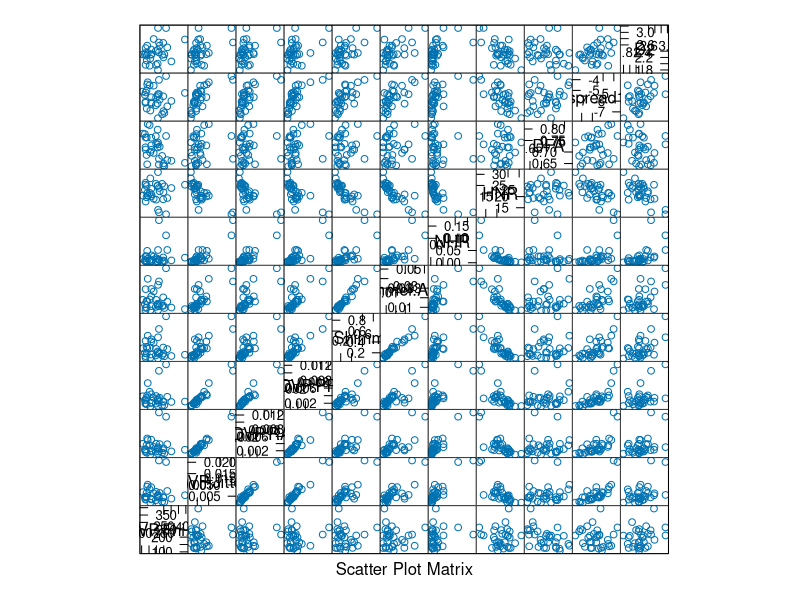
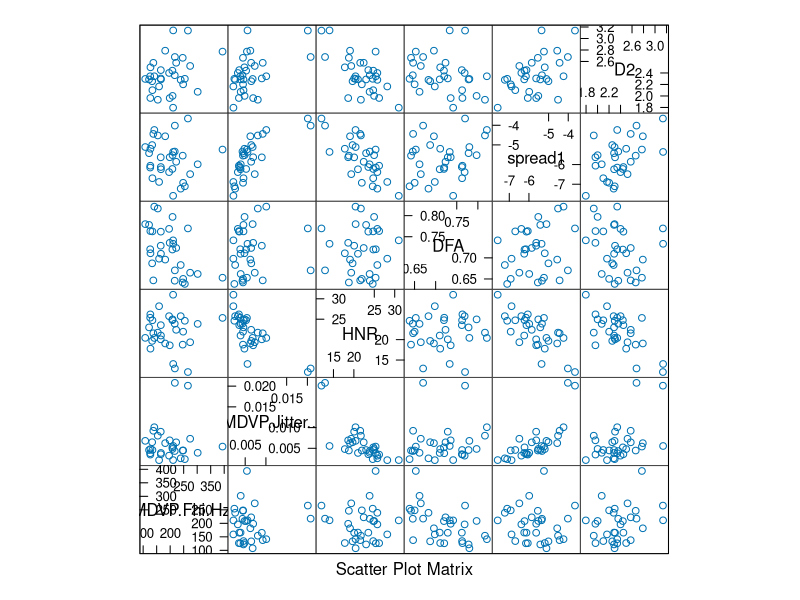
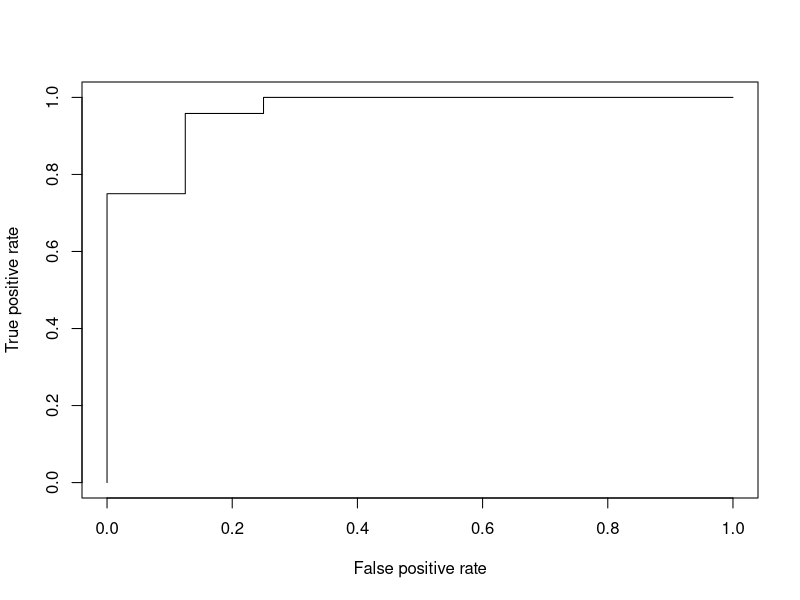

Recreate these plots in R, in order.
## ---- chunk 1
library(MASS) # AIC(), BIC(), lda(), qda()
library(lattice) # xyplot(), densityplot()
library(latticeExtra) # layer()
library(ROCR) # performance(), prediction()
library(caret) # specificity(),
# sensitivity()
library(nnet) # multinom()
library(e1071) # naiveBayes(), tune()
specificity <- caret:::specificity
sensitivity <- caret:::sensitivity
ROC <- function(predicted, actual, ...) {
  pred <- prediction(predicted, as.numeric(actual))
  roc <- performance(pred, measure = "tpr",
                     x.measure = "fpr", ...)
  roc
}
xyplot.performance <- function(x, ...) {
  xyplot(x@y.values[[1]] ~ x@x.values[[1]],
         xlab = x@x.name, ylab = x@y.name,
         type = "l", ...) + layer_(abline(a = 0,
                                          b = 1, col = "red"))
  55}
AUC <- function(predicted, actual, ...) {
  pred <- prediction(predicted, as.numeric(actual))
  perf <- performance(pred, measure = "auc",
                      ...)
  perf@y.values[[1]]
}
roc.opt <- function(predicted, actual, cutoff = NULL,
                    measure = c("mean", "max", "err")) {
  pred <- prediction(predicted, as.numeric(actual))
  perf <- performance(pred, measure = "fpr",
                      x.measure = "fnr")
  measure <- match.arg(measure)
  fpr <- perf@y.values[[1]]
  fnr <- perf@x.values[[1]]
  npos <- pred@n.pos[[1]]
  nneg <- pred@n.neg[[1]]
  err <- (fpr * nneg + fnr * npos)/(npos +
                                      nneg)
  error.rate <- switch(measure, mean = (fpr +
                                          fnr)/2, max = pmax(fpr, fnr), err = err)
  if (is.null(cutoff)) {
    i <- which.min(error.rate)
  } else {
    i <- which.min(abs(perf@alpha.values[[1]] -
                         cutoff))
  }
  list(cutoff = perf@alpha.values[[1]][i],
       fpr = fpr[i], fnr = fnr[i], err = err[i],
       error.rate = error.rate[i])
}
simple.predict.glm <- function(x, newdata,
                               ...) {
  response <- predict(x, newdata, type = "response",
                      ...)
  factor(levels(x$model[, 1])[1 + as.integer(response >
                                               0.5)])
}
my.predict.glm <- function(x, newdata = x$data,
                           ..., measure = "max") {
  opt <- roc.opt(fitted(x), as.numeric(x$model[,
                                               1]), measure = measure)
  cutoff <- opt$cutoff
  factor(as.integer(predict(x, newdata = newdata,
                            type = "response") > cutoff), labels = levels(x$model[,
                                                                                  1]))
}
error.fun.max <- function(true, predicted) {
  561 - min(sensitivity(predicted, true),
            specificity(predicted, true))
}
error.fun.mean <- function(true, predicted) {
  1 - mean(sensitivity(predicted, true),
           specificity(predicted, true))
}
my.lda <- function(x, data, ...) {
  out <- lda(x, data, ...)
  out$data <- data
  out
}
my.qda <- function(x, data, ...) {
  out <- qda(x, data, ...)
  out$data <- data
  out
}
simple.predict.da <- function(...) predict(...)$class
my.predict.da <- function(x, newdata, cutoff.data = x$data,
                          ..., measure = "max") {
  response <- model.frame(x$terms, cutoff.data)[,
                                                1]
  opt <- roc.opt(predict(x, cutoff.data)$posterior[,
                                                   2], as.numeric(response), measure = measure)
  cutoff <- opt$cutoff
  factor(as.integer(predict(x, newdata = newdata)$posterior[,
                                                            2] > cutoff), labels = levels(response))
}
## ---- chunk 2
pdata <- read.csv(file = "data/parkinsons.csv", comment.char="#")
pdata$status <- factor(pdata$status, labels = c("Healthy", "Sick"))
contrasts(pdata$status)
pdata.grouped = pdata
pdata.grouped$name = sapply(pdata.grouped$name, 
                            function(x) {x = as.character(x); substr(x, 1, nchar(x) - 2)})
pdata.grouped = aggregate(subset(pdata.grouped, select = c(-name, -status)), 
                          list(pdata.grouped$name, pdata.grouped$status), mean)
names(pdata.grouped)[2] = "status"
pdata.grouped <- subset(pdata.grouped, select = -c(Group.1))
pdata.grouped$MDVP.Jitter.Abs. <- pdata.grouped$MDVP.Jitter.Abs. * 1000
## ---- chunk 3
tn.logit <- tune(glm,
                 status ~ ., 
                 data = pdata.grouped, 
                 family = binomial(link = "logit"),
                 predict.func = simple.predict.glm,
                 tunecontrol = tune.control(sampling = "cross", cross = 10))
tn.logit$performances
## ---- chunk 4
tn.lda <- tune(lda, 
               status ~ ., 
               data = pdata.grouped, 
               predict.func = simple.predict.da,
               tunecontrol = tune.control(sampling = "cross", cross = 10))
tn.lda$performances
## ---- chunk 5
tn.mln <- tune(multinom, 
               status ~ ., 
               data = pdata.grouped,
               trace = FALSE)
tn.mln$performances

tn.nb <- tune(naiveBayes, status ~ ., data = pdata.grouped)
tn.nb$performances
## ---- chunk 6
mod.mln <- multinom(status ~ ., 
                    data = pdata.grouped,
                    trace = FALSE)
mod.mln.aic <- stepAIC(mod.mln)
## ---- chunk 7
tn.logit <- tune(glm, 
               status ~ MDVP.Fhi.Hz. + MDVP.Jitter... + MDVP.RAP + MDVP.PPQ + 
                 MDVP.Shimmer.dB. + Shimmer.APQ5 + NHR + HNR + DFA + spread1 + D2, 
               data = pdata.grouped, 
               family = binomial(link = "logit"),
               predict.func = simple.predict.glm,
               tunecontrol = tune.control(sampling = "cross", cross = 10))
tn.logit$performances

tn.lda <- tune(lda, 
               status ~ MDVP.Fhi.Hz. + MDVP.Jitter... + MDVP.RAP + MDVP.PPQ + 
                 MDVP.Shimmer.dB. + Shimmer.APQ5 + NHR + HNR + DFA + spread1 + D2, 
               data = pdata.grouped, 
               predict.func = simple.predict.da,
               tunecontrol = tune.control(sampling = "cross", cross = 10))
tn.lda$performances

tn.mln <- tune(multinom, 
               status ~ MDVP.Fhi.Hz. + MDVP.Jitter... + MDVP.RAP + MDVP.PPQ + 
                 MDVP.Shimmer.dB. + Shimmer.APQ5 + NHR + HNR + DFA + spread1 + D2, 
               data = pdata.grouped,
               trace = FALSE)
tn.mln$performances

tn.nb <- tune(naiveBayes, 
              status ~ MDVP.Fhi.Hz. + MDVP.Jitter... + MDVP.RAP + MDVP.PPQ + 
                MDVP.Shimmer.dB. + Shimmer.APQ5 + NHR + HNR + DFA + spread1 + D2, 
              data = pdata.grouped)
tn.nb$performances
## ---- chunk 8
splom(subset(pdata.grouped, 
             select = c(MDVP.Fhi.Hz., MDVP.Jitter..., MDVP.RAP, MDVP.PPQ,  
                          MDVP.Shimmer.dB., Shimmer.APQ5, NHR, HNR, DFA, spread1, D2)))
## ---- chunk 9
tn.lda <- tune(lda, 
               status ~ MDVP.Fhi.Hz. + MDVP.Jitter... + HNR + DFA + spread1 + D2, 
               data = pdata.grouped, 
               predict.func = simple.predict.da,
               tunecontrol = tune.control(sampling = "cross", cross = 10))
tn.lda$performances

tn.mln <- tune(multinom, 
               status ~ MDVP.Fhi.Hz. + MDVP.Jitter... + HNR + DFA + spread1 + D2, 
               data = pdata.grouped,
               trace = FALSE)
tn.mln$performances
## ---- chunk 10
splom(subset(pdata.grouped, 
             select = c(MDVP.Fhi.Hz., MDVP.Jitter..., HNR, DFA, spread1, D2)))
## ---- chunk 11
tn.lda <- tune(lda, 
               status ~ MDVP.Fhi.Hz. + HNR + DFA + spread1 + D2, 
               data = pdata.grouped, 
               predict.func = simple.predict.da,
               tunecontrol = tune.control(sampling = "cross", cross = 10))
tn.lda$performances

tn.mln <- tune(multinom, 
               status ~ MDVP.Fhi.Hz. + HNR + DFA + spread1 + D2, 
               data = pdata.grouped,
               trace = FALSE)
tn.mln$performances
## ---- chunk 12
final = subset(pdata.grouped, select = c(status, MDVP.Fhi.Hz., HNR, DFA, spread1, D2))

tbl <- table(predicted = predict(tn.lda$best.model, final)$class, actual = final$status)
tbl

roc <- ROC(predicted = predict(tn.lda$best.model, final)$x, actual = final$status)
plot(roc)

AUC(predicted = predict(tn.lda$best.model, final)$x, actual = final$status)
